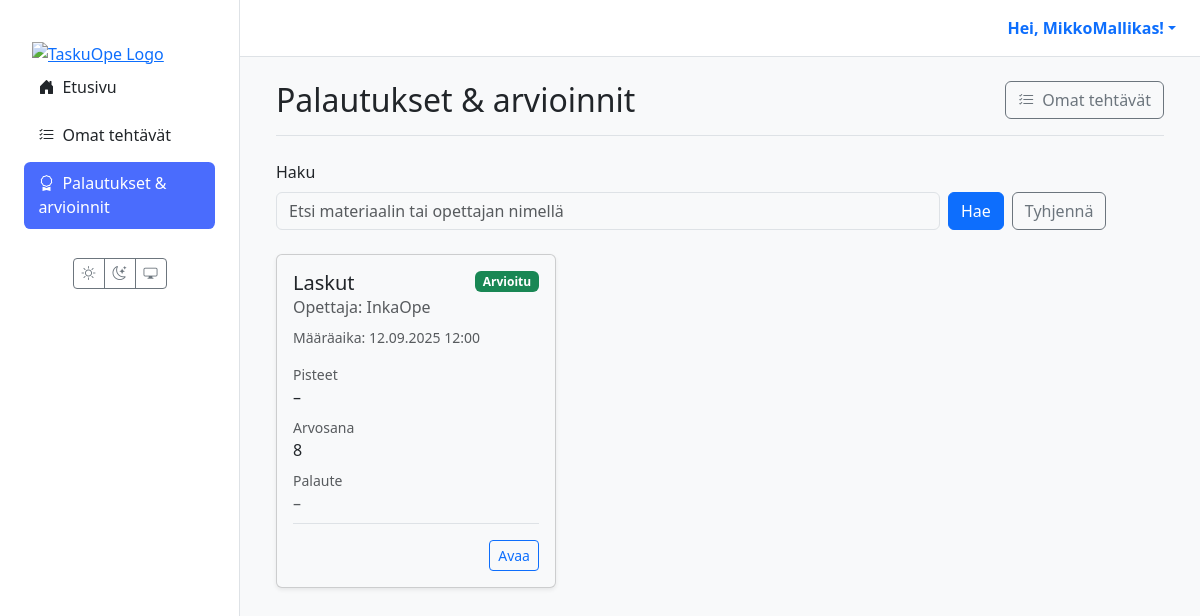
/oppilas/palautukset/ (signed in), run on an earlier commit of the app's database.
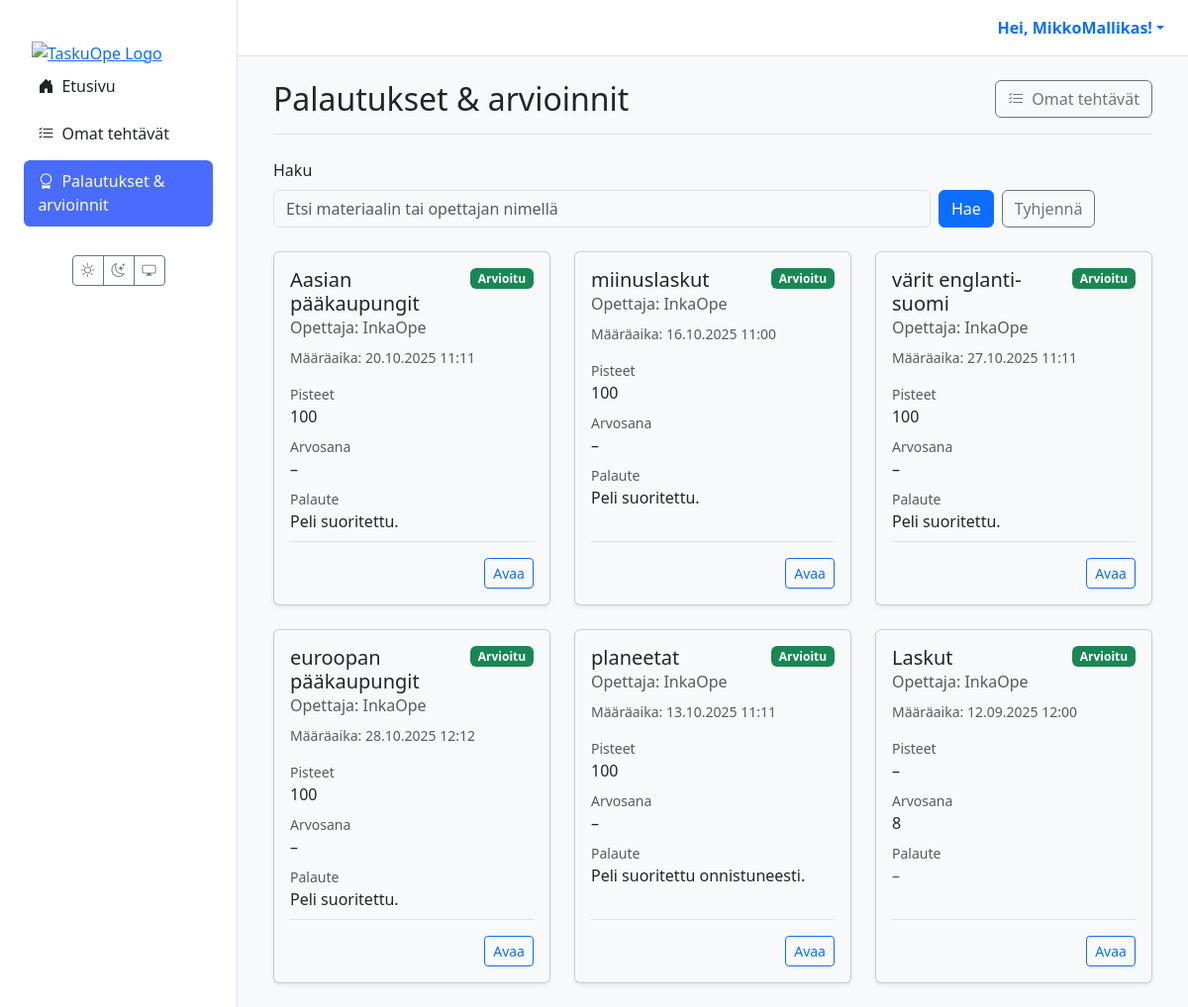
And on a later commit of the database.
### materials/models.py (models this page shows, shortened)
class Assignment(models.Model):
    class Status(models.TextChoices):
        ASSIGNED = "ASSIGNED", _("Annettu")
        IN_PROGRESS = "IN_PROGRESS", _("Kesken")
        SUBMITTED = "SUBMITTED", _("Palautettu")
        GRADED = "GRADED", _("Arvioitu")
    id = models.UUIDField(primary_key=True, default=uuid.uuid4, editable=False)
    material = models.ForeignKey(Material, on_delete=models.CASCADE, verbose_name=_("Materiaali"))
    student = models.ForeignKey(
        settings.AUTH_USER_MODEL,
        related_name='assignments',
        on_delete=models.CASCADE,
        limit_choices_to={'role': 'STUDENT'},
        verbose_name=_("Oppilas"),
    )
    assigned_by = models.ForeignKey(
        settings.AUTH_USER_MODEL,
        related_name='assigned_tasks',
        on_delete=models.CASCADE,
        limit_choices_to={'role': 'TEACHER'},
        verbose_name=_("Antanut opettaja"),
    )
    due_at = models.DateTimeField(null=True, blank=True, verbose_name=_("Määräaika"))
    status = models.CharField(max_length=20, choices=Status.choices, default=Status.ASSIGNED, verbose_name=_("Tila"))
    draft_response = models.TextField(blank=True, null=True, verbose_name=_("Luonnosvastaus"))
    created_at = models.DateTimeField(auto_now_add=True, verbose_name=_("Luotu"))
    class Meta:
        constraints = [
            models.UniqueConstraint(fields=['material', 'student'], name='unique_assignment_per_student'),
        ]
        indexes = [
            models.Index(fields=['status']),
            models.Index(fields=['due_at']),
            models.Index(fields=['student']),
            models.Index(fields=['assigned_by']),
        ]
        verbose_name = _("Tehtävänanto")
        verbose_name_plural = _("Tehtävänannot")

class Material(models.Model):
    class MaterialType(models.TextChoices):
        TASK = 'tehtävä', _('Tehtävä')
        LEARNING_MATERIAL = 'oppimateriaali', _('Oppimateriaali')
        TEST = 'testi', _('Testi')
        EXAM = 'koe', _('Koe')
        VIDEO = 'video', _('Video')
        GAME = 'peli', _('Peli')
    class Status(models.TextChoices):
        DRAFT = 'DRAFT', _('Luonnos')
        PENDING_APPROVAL = 'PENDING', _('Odottaa hyväksyntää')
        APPROVED = 'APPROVED', _('Hyväksytty')
        REJECTED = 'REJECTED', _('Hylätty')
    GRADE_CHOICES = [(str(i), f"{i}. luokka") for i in range(1, 7)]
    id = models.UUIDField(primary_key=True, default=uuid.uuid4, editable=False)
    title = models.CharField(max_length=255, verbose_name=_("Otsikko"))
    content = models.TextField(
        verbose_name=_("Sisältö"),
        help_text=_("Raakasisältö, esim. AI:n tuottama teksti.")
    )
    structured_content = models.JSONField(
        null=True,
        blank=True,
        verbose_name=_("Jäsennelty sisältö"),
        help_text=_("Esim. monivalinnat tai tehtävän rakenne JSON-muodossa.")
    )
    material_type = models.CharField(
        max_length=50,
        choices=MaterialType.choices,
        default=MaterialType.TASK,
        verbose_name=_("Materiaalin tyyppi"),
    )
    subject = models.CharField(max_length=100, null=True, blank=True, verbose_name=_("Aine"))
    grade_level = models.CharField(
        max_length=20,
        choices=GRADE_CHOICES,
        null=True,
        blank=True,
        verbose_name=_("Luokka-aste"),
    )
    audience = models.JSONField(
        null=True,
        blank=True,
        verbose_name=_("Kohderyhmä"),
        help_text=_("Esim. {'learning_styles': ['visuaalinen'], 'languages': ['fi']}")
    )
    author = models.ForeignKey(
        settings.AUTH_USER_MODEL,
        related_name='authored_materials',
        on_delete=models.CASCADE,
        limit_choices_to={'role': 'TEACHER'},
        verbose_name=_("Tekijä (opettaja)"),
    )
    prompt = models.ForeignKey(
        Prompt,
        on_delete=models.SET_NULL,
        null=True,
        blank=True,
        verbose_name=_("Kehoite"),
    )
    status = models.CharField(
        max_length=50,
        choices=Status.choices,
        default=Status.DRAFT,
        verbose_name=_("Tila"),
    )
    version = models.IntegerField(default=1, verbose_name=_("Versio"))
    parent = models.ForeignKey(
        'self',
        on_delete=models.SET_NULL,
        null=True,
        blank=True,
        related_name='versions',
        verbose_name=_("Edellinen versio"),
    )
    created_at = models.DateTimeField(auto_now_add=True, verbose_name=_("Luotu"))
    updated_at = models.DateTimeField(auto_now=True, verbose_name=_("Päivitetty"))
    class Meta:
        verbose_name = _("Materiaali")
        verbose_name_plural = _("Materiaalit")

class Submission(models.Model):
    class Status(models.TextChoices):
        IN_PROGRESS = 'IN_PROGRESS', _('Kesken')
        SUBMITTED = 'SUBMITTED', _('Palautettu')
    id = models.UUIDField(primary_key=True, default=uuid.uuid4, editable=False)
    assignment = models.ForeignKey('materials.Assignment', on_delete=models.CASCADE, related_name='submissions', verbose_name=_("Tehtävänanto"))
    student = models.ForeignKey(
        settings.AUTH_USER_MODEL,
        on_delete=models.CASCADE,
        limit_choices_to={'role': 'STUDENT'},
        verbose_name=_("Oppilas"),
    )
    status = models.CharField(max_length=20, choices=Status.choices, default=Status.SUBMITTED, verbose_name=_("Tila"))
    grade = models.IntegerField(
        null=True,
        blank=True,
        validators=[MinValueValidator(4), MaxValueValidator(10)],
        help_text=_("Numeroarvosana 4–10"),
        verbose_name=_("Arvosana"),
    )
    score = models.DecimalField(
        max_digits=6,
        decimal_places=2,
        null=True,
        blank=True,
        help_text=_("Saadut pisteet"),
        verbose_name=_("Pisteet"),
    )
    max_score = models.DecimalField(
        max_digits=6,
        decimal_places=2,
        null=True,
        blank=True,
        help_text=_("Maksimipisteet"),
        verbose_name=_("Maksimipisteet"),
    )
    feedback = models.TextField(blank=True, help_text=_("Opettajan palaute"), verbose_name=_("Palaute"))
    response = models.TextField(blank=True, verbose_name=_("Vastaus"))
    created_at = models.DateTimeField(auto_now_add=True, verbose_name=_("Luotu"))
    started_at = models.DateTimeField(auto_now_add=True, verbose_name=_("Aloitettu"))
    submitted_at = models.DateTimeField(null=True, blank=True, verbose_name=_("Palautettu"))
    graded_at = models.DateTimeField(null=True, blank=True, verbose_name=_("Arvioitu"))
    class Meta:
        verbose_name = _("Palautus")
        verbose_name_plural = _("Palautukset")

### users/models.py (models this page shows)
class CustomUser(AbstractUser):
    class Role(models.TextChoices):
        TEACHER = 'TEACHER', 'Teacher'
        STUDENT = 'STUDENT', 'Student'
    role = models.CharField(max_length=50, choices=Role.choices, default=Role.STUDENT)
    grade_class = models.PositiveSmallIntegerField(
        verbose_name="Luokka-aste",
        null=True,  # Salli tyhjä arvo (esim. opettajat)
        blank=True, # Ei pakollinen lomakkeissa
        choices=[(i, f"{i}. luokka") for i in range(1, 10)] # Valinnat 1-9
    )

### materials/views.py (the view, shortened to what this page needs)
# urls.py: path("oppilas/palautukset/", views.student_grades_view, name="student_grades"),
@login_required(login_url='kirjaudu')
def student_grades_view(request):
    if request.user.role != 'STUDENT':
        return redirect('dashboard')
    q = (request.GET.get('q') or '').strip()
    qs = (Assignment.objects
          .select_related('material', 'assigned_by')
          .filter(student=request.user, status__in=['SUBMITTED', 'GRADED'])
          .order_by('-created_at'))
    paginator = Paginator(qs, 10)
    page_number = request.GET.get('page')
    page_obj = paginator.get_page(page_number)
    return render(request, 'student/grades.html', {
        'assignments': page_obj,
        'q': q,
        'page_obj': page_obj,
        'now': timezone.now(),
    })

### templates/student/grades.html (shortened to what this page needs)
{% extends 'partials/base.html' %}
{% block content %}
<div class="container-fluid">
  <div class="d-flex justify-content-between align-items-center mb-4 border-bottom pb-3">
    <h1 class="h2 mb-0">Palautukset & arvioinnit</h1>
    <a href="{% url 'student_assignments' %}" class="btn btn-outline-secondary">
      <i class="bi bi-list-check me-1"></i> Omat tehtävät
    </a>
  </div>
  <form class="row g-2 align-items-end mb-4" method="get" action=".">
    <div class="col-12 col-md-9">
      <label class="form-label">Haku</label>
      <input class="form-control" type="search" name="q" value="{{ q }}" placeholder="Etsi materiaalin tai opettajan nimellä">
    </div>
    <div class="col-12 col-md-3 d-flex gap-2">
      <button class="btn btn-primary" type="submit">Hae</button>
      <a class="btn btn-outline-secondary" href=".">Tyhjennä</a>
    </div>
  </form>
  <section class="materials-list">
    <div class="row row-cols-1 row-cols-md-2 row-cols-xl-3 g-4">
      {% for a in assignments %}
      {% with sub=a.submissions.last %}
      <div class="col">
        <div class="card h-100 shadow-sm">
          <div class="card-body d-flex flex-column">
            <div class="d-flex justify-content-between align-items-start gap-2">
              <h5 class="card-title mb-1">{{ a.material.title }}</h5>
              <span class="badge
                {% if a.status == 'GRADED' %}bg-success
                {% elif a.status == 'SUBMITTED' %}bg-primary
                {% else %}bg-secondary{% endif %}">
                {{ a.get_status_display }}
              </span>
            </div>
            <p class="card-subtitle mb-2 text-muted">
              Opettaja: {{ a.assigned_by.get_full_name|default:a.assigned_by.username }}
            </p>
            <p class="mb-3 small text-muted">
              Määräaika: {{ a.due_at|date:"d.m.Y H:i"|default:"–" }}
            </p>
            <div class="mb-2">
              <div class="small text-muted">Pisteet</div>
              <div class="fw-medium">
                {% if sub and sub.score is not None %}
                  {{ sub.score|floatformat:"-2" }}{% if sub.max_score is not None %} / {{ sub.max_score|floatformat:"-2" }}{% endif %}
                {% else %}–{% endif %}
              </div>
            </div>
            <div class="mb-2">
                <div class="small text-muted">Arvosana</div>
                <div class="fw-medium">{{ sub.grade|default:"–" }}</div>
            </div>
            <div class="mb-2">
              <div class="small text-muted">Palaute</div>
              {% if sub and sub.feedback %}
                <p class="text-truncate mb-0">{{ sub.feedback }}</p>
              {% else %}
                <span class="text-muted">–</span>
              {% endif %}
            </div>
            <div class="mt-auto pt-3 border-top">
              <div class="d-flex justify-content-end">
                <a class="btn btn-sm btn-outline-primary" href="{% url 'assignment_detail' assignment_id=a.id %}">
                  Avaa
                </a>
              </div>
            </div>
          </div>
        </div>
      </div>
      {% endwith %}
      {% empty %}
      <div class="col-12">
        <div class="alert alert-secondary mb-0" role="alert">
          Ei palautettuja tai arvioituja tehtäviä vielä.
        </div>
      </div>
      {% endfor %}
    </div>
  </section>
</div>
{% endblock %}

What changed in the data, as far as the page shows it:
added Assignment: material "Aasian pääkaupungit", status "Arvioitu", assigned_by.get_full_name "InkaOpe", due_at "20.10.2025 11:11", submissions.last.score "100", submissions.last.grade "–", submissions.last.feedback "Peli suoritettu."
added Assignment: material "miinuslaskut", status "Arvioitu", assigned_by.get_full_name "InkaOpe", due_at "16.10.2025 11:00", submissions.last.score "100", submissions.last.grade "–", submissions.last.feedback "Peli suoritettu."
added Assignment: material "värit englanti-suomi", status "Arvioitu", assigned_by.get_full_name "InkaOpe", due_at "27.10.2025 11:11", submissions.last.score "100", submissions.last.grade "–", submissions.last.feedback "Peli suoritettu."
added Assignment: material "euroopan pääkaupungit", status "Arvioitu", assigned_by.get_full_name "InkaOpe", due_at "28.10.2025 12:12", submissions.last.score "100", submissions.last.grade "–", submissions.last.feedback "Peli suoritettu."
added Assignment: material "planeetat", status "Arvioitu", assigned_by.get_full_name "InkaOpe", due_at "13.10.2025 11:11", submissions.last.score "100", submissions.last.grade "–", submissions.last.feedback "Peli suoritettu onnistuneesti."
